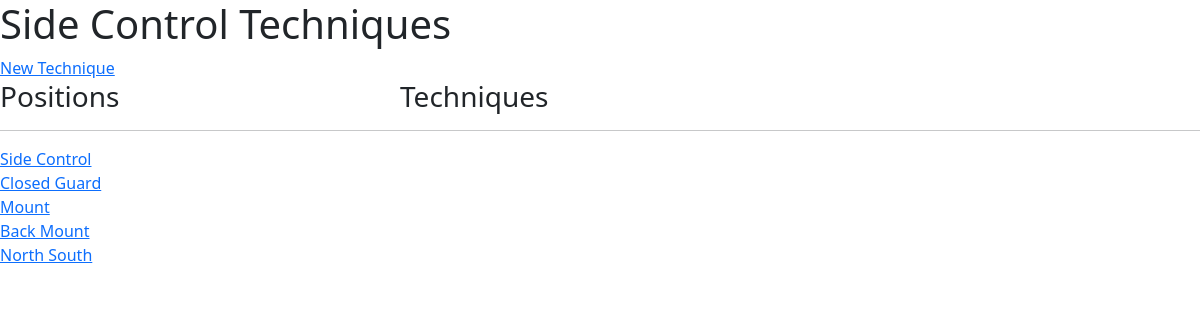
The page /position/Side Control/ (signed in) on the database as committed earlier.
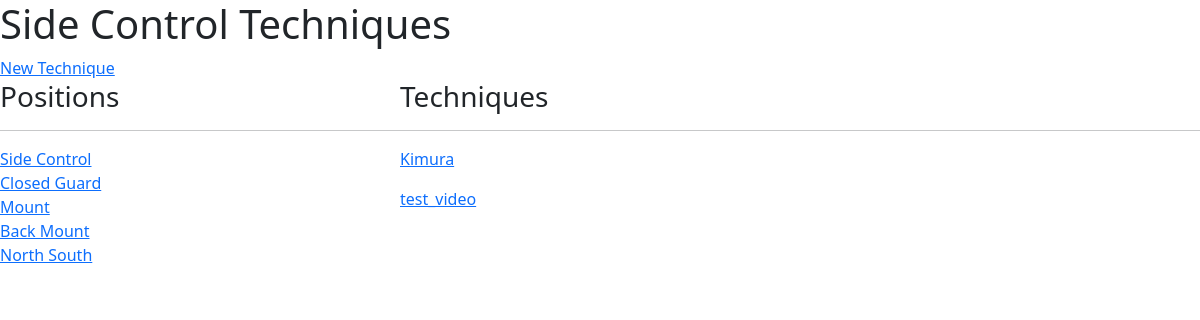
The same page on the database as committed later.
### bjjtracker/models.py (models this page shows, shortened)
class Position(models.Model):
    name = models.CharField(primary_key=True, max_length=100)
    concepts = models.TextField(null=True, blank=True)
    def __str__(self):
        return self.name

class Technique(models.Model):
    TOP_BOTTOM = (
        ('top', 'top'),
        ('bottom', 'bottom'),
    )
    name = models.CharField(max_length=100)
    position = models.ForeignKey(Position, on_delete=models.CASCADE)
    topBottom = models.CharField(max_length=10, choices=TOP_BOTTOM, blank=True)
    user = models.ForeignKey(User, on_delete=models.CASCADE)
    tags = models.ManyToManyField('Tag', blank=True)
    date = models.DateTimeField(auto_now=True)
    steps = models.TextField(null=True, blank=True)
    details = models.TextField(null=True, blank=True)
    comments = models.TextField(null=True, blank=True)
    video = models.FileField(null=True, blank=True)
    id = models.UUIDField(default=uuid.uuid4, unique=True, primary_key=True, editable=False)

### bjjtracker/views.py (the view)
# urls.py: path('position/<str:name>/', views.positionView, name='position'),
@login_required(login_url='login')
def positionView(request, name):
    user = request.user
    positions = Position.objects.all()
    position = Position.objects.get(name=name)
    techniques = Technique.objects.filter(position__name=position.name, user=user)
    context = {'positions':positions, 'position': position, 'techniques': techniques}
    return render(request, 'bjjtracker/position.html', context)

### bjjtracker/templates/bjjtracker/position.html (shortened to what this page needs)
{% extends 'main.html' %}
{% block content %}
<h1>{{ position }} Techniques</h1>
<a href="{% url 'create-technique' %}">New Technique</a>
<div class="home-containers">
    <div>
        <h3>Positions</h3>
        <hr>
        {% for position in positions %}
        <div>
            <a href="{% url 'position'  position.name %}">{{ position }}</a>
        </div>
        {% endfor %}
    </div>
    <div>
        <h3>Techniques</h3>
        <hr>
        {% for technique in techniques %}
            <p><a href="{% url 'technique' technique.id %}">{{ technique.name }}</a></p>
        {% endfor %}
    </div>
</div>
{% endblock %}

Rows that differ between the two databases and show on the page:
now on this page (row edited): Technique: name "Kimura"
now on this page (row edited): Technique: name "test_video"
